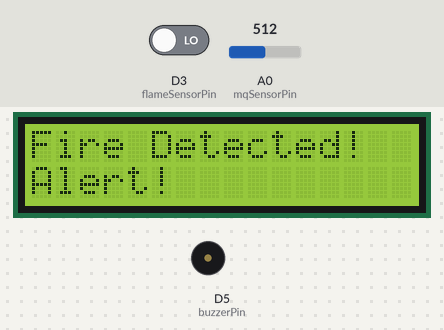
Recording of a sketch running on a simulated ESP8266 (NodeMCU). Shown: 16×2 character LCD, buzzer (waves = sounding, pin HIGH). The inputs (shaded band) are chosen by the test bench; at power-on: D3 (flameSensorPin) LOW, A0 (mqSensorPin) = 512. WiFi joins after 1.5 s; servers stay silent unless stated; what the sketch prints to the serial monitor is not drawn.

Above: at 6.1 s.
6.2 s: D3 (flameSensorPin) driven HIGH
At 10.9 s:
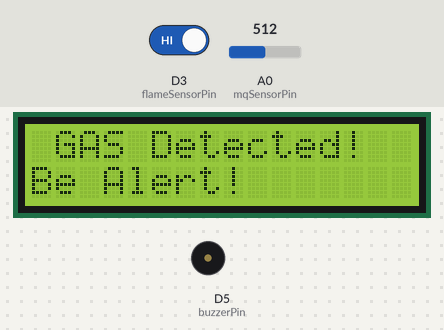
11.3 s: A0 (mqSensorPin) set to 415
16.9 s: A0 (mqSensorPin) set to 386
At 20.4 s:
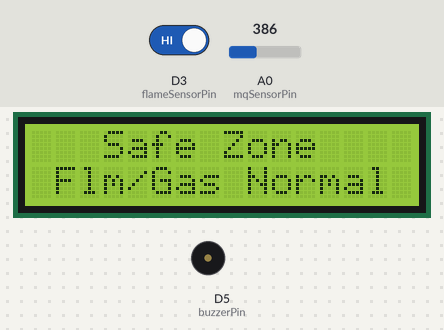
20.7 s: A0 (mqSensorPin) set to 410
At 24.7 s:
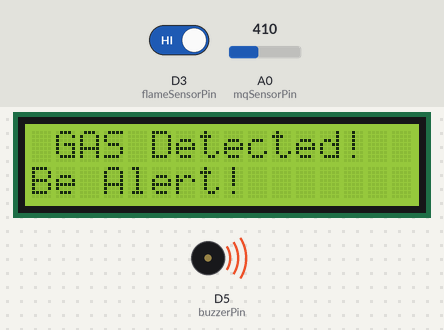
26.3 s: D3 (flameSensorPin) driven LOW
At 30.54 s:
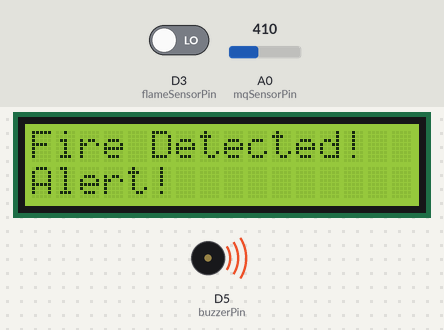
Timing chart, 0 to 32.9 s (numbered marks = the images above; inputs shaded):
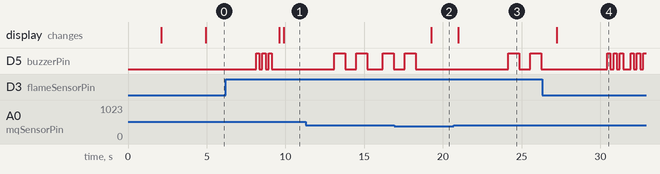

Measured:
- the behaviour switches between 400 and 399 on A0 (mqSensorPin) (found by bisection; images 1 and 2)
- after the input at 6.2 s, D5 (buzzerPin): goes on until 9.1 s, then stays LOW; the display: first changes after 3.4 s (image 1 shows a later state)
- after the input at 16.9 s, D5 (buzzerPin): goes on until 18.3 s, then stays LOW; the display: changes after 2.4 s (image 2)
- after the input at 20.7 s, D5 (buzzerPin): alternates HIGH for 0.70 s and LOW for 0.70 s, starting after 3.5 s; the display: changes after 0.26 s (image 3)
- after the input at 26.3 s, the display: changes after 0.94 s (image 4)

The sketch:

Code.ino
```cpp
#define BLYNK_PRINT Serial

#include <ESP8266WiFi.h>
#include <BlynkSimpleEsp8266.h>
#include <Wire.h>
#include <LiquidCrystal_I2C.h>

#define SDA_PIN D2
#define SCL_PIN D1

LiquidCrystal_I2C lcd(0x27, 16, 2);

const int flameSensorPin = D3;
const int mqSensorPin = A0;
const int buzzerPin = D5;

int flameState;
int gasValue;
const int GAS_THRESHOLD = 400;

bool fireAlertSent = false;
bool gasAlertSent = false;

// Replace with your Blynk auth token
char auth[] = "tSmQNm3g66K62wTjaEQ-ADJgfy74bqHt";
char ssid[] = "Prateek";
char pass[] = "justdoelectronics@#12345";

void setup() {
  Wire.begin(SDA_PIN, SCL_PIN);
  lcd.init();
  lcd.backlight();
  lcd.clear();
  lcd.setCursor(0, 0);
  lcd.print("  WELCOME TO   ");
  lcd.setCursor(0, 1);
  lcd.print(" FIRE DETECTOR ");
  delay(2000);
  lcd.clear();

  pinMode(flameSensorPin, INPUT);
  pinMode(buzzerPin, OUTPUT);

  Serial.begin(9600);
  delay(1000);

  Blynk.begin(auth, ssid, pass , "blynk.cloud", 80);
}

void sendSMS(const char* message) {
  Serial.println("AT+CMGF=1");
  delay(500);
  Serial.println("AT+CMGS=\"+91xxxxxxxxx\"");
  delay(500);
  Serial.print(message);
  delay(200);
  Serial.write(26);
  delay(2000);
}

void fireBuzzerPattern() {
  for (int i = 0; i < 3; i++) {
    digitalWrite(buzzerPin, HIGH);
    delay(200);
    digitalWrite(buzzerPin, LOW);
    delay(200);
  }
}

void gasBuzzerPattern() {
  for (int i = 0; i < 2; i++) {
    digitalWrite(buzzerPin, HIGH);
    delay(700);
    digitalWrite(buzzerPin, LOW);
    delay(700);
  }
}

void loop() {
  Blynk.run();

  flameState = digitalRead(flameSensorPin);
  gasValue = analogRead(mqSensorPin);

  Serial.print("Gas Value: ");
  Serial.println(gasValue);

  Blynk.virtualWrite(V0, gasValue);

  if (flameState == HIGH && gasValue < GAS_THRESHOLD) {
    lcd.clear();
    lcd.setCursor(0, 0);
    lcd.print("   Safe Zone   ");
    lcd.setCursor(0, 1);
    lcd.print(" Flm/Gas Normal");

    digitalWrite(buzzerPin, LOW);

    Blynk.virtualWrite(V1, LOW);

    fireAlertSent = false;
    gasAlertSent = false;

  } else if (flameState == LOW) {
    lcd.clear();
    lcd.setCursor(0, 0);
    lcd.print("Fire Detected!");
    lcd.setCursor(0, 1);
    lcd.print("Alert!         ");

    if (!fireAlertSent) {
      sendSMS("Fire Detected ! Please check immediately.");
      fireAlertSent = true;
      gasAlertSent = false;
    }

    fireBuzzerPattern();

    Blynk.virtualWrite(V1, HIGH);

  } else if (gasValue >= GAS_THRESHOLD && !fireAlertSent) {
    lcd.clear();
    lcd.setCursor(0, 0);
    lcd.print(" GAS Detected! ");
    lcd.setCursor(0, 1);
    lcd.print("Be Alert!      ");

    if (!gasAlertSent) {
      sendSMS("Gas Pipe Leakage Detect ! Please check immediately.");
      gasAlertSent = true;
    }

    gasBuzzerPattern();

    Blynk.virtualWrite(V1, LOW);

  } else {
    lcd.clear();
    lcd.setCursor(0, 0);
    lcd.print(" System Error  ");
    lcd.setCursor(0, 1);
    lcd.print(" Check Sensors ");

    digitalWrite(buzzerPin, LOW);

    fireAlertSent = false;
    gasAlertSent = false;

    Blynk.virtualWrite(V1, LOW);
  }
  delay(250);
}
```
